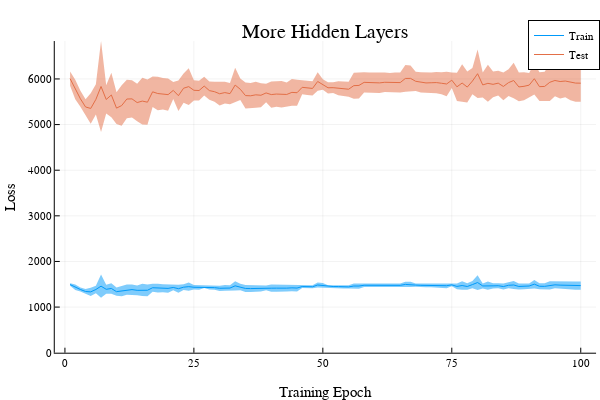

This figure's notebook cell:
### Markdown cell above
The error does not appreciably decrease after about 5 epochs, neither for the training data nor for the testing data. Additionally, the error is quite high for both. I think that lack of change in training error may mean that the model is not sufficiently complex to capture the relationship between the features of the game state. Let's try to add some more hidden layers.

### Code cell
if CONFIG["neural-networks"]["run-experiments"]
    
    run_times["neural-net-training"]["more-hidden-layers"] = @elapsed begin
        Random.seed!(42)
        
        nn_model = Chain(
            Dense(18 => 17, relu),
            Dense(17 => 15, relu),
            Dense(15 => 13, relu),
            Dense(13 => 11),
            softmax
        )
        
        training_log["neural-net"]["more-hidden-layers"] = cross_validate_nn(
            nn_model,
            general_training_states,
            general_training_strategies;
            cv_folds=5,
            epochs=100,
            optimizer=Flux.Adam(0.01),
            loss_metric=Flux.crossentropy
        )
                
    end
    save_training_log()
    save_run_times()
end

println("""Run time: $(round(run_times["neural-net-training"]["more-hidden-layers"]/60,digits=2)) min""")
plot_nn_cv_curves(training_log["neural-net"]["more-hidden-layers"];title="More Hidden Layers")

### Figure 1 — Plotly figure (JSON) as saved in the notebook; plotly's stock layout.template omitted (floating-point values rounded to 4 significant figures; data arrays with more than 128 entries replaced by an {"elided": "..."} marker saying what was removed)
{"data": [{"colorbar": {"title": ""}, "fill": "tozeroy", "fillcolor": "rgba(0, 154, 250, 0.500)", "legendgroup": "Train", "line": {"color": "rgba(0, 154, 250, 1.000)", "dash": "solid", "shape": "linear", "width": 0}, "mode": "lines", "name": "Train", "showlegend": false, "type": "scatter", "x": {"elided": "200 int values"}, "xaxis": "x", "y": {"elided": "200 float values"}, "yaxis": "y", "zmax": null, "zmin": null}, {"colorbar": {"title": ""}, "fillrange": {"elided": "2x100 float values"}, "legendgroup": "Train", "line": {"color": "rgba(0, 154, 250, 1.000)", "dash": "solid", "shape": "linear", "width": 1}, "mode": "lines", "name": "Train", "showlegend": true, "type": "scatter", "x": [1, 2, 3, 4, 5, 6, 7, 8, 9, 10, 11, 12, 13, 14, 15, 16, 17, 18, 19, 20, 21, 22, 23, 24, 25, 26, 27, 28, 29, 30, 31, 32, 33, 34, 35, 36, 37, 38, 39, 40, 41, 42, 43, 44, 45, 46, 47, 48, 49, 50, 51, 52, 53, 54, 55, 56, 57, 58, 59, 60, 61, 62, 63, 64, 65, 66, 67, 68, 69, 70, 71, 72, 73, 74, 75, 76, 77, 78, 79, 80, 81, 82, 83, 84, 85, 86, 87, 88, 89, 90, 91, 92, 93, 94, 95, 96, 97, 98, 99, 100], "xaxis": "x", "y": [1493.0, 1434.0, 1385.0, 1342.0, 1334.0, 1385.0, 1459.0, 1390.0, 1408.0, 1338.0, 1352.0, 1382.0, 1383.0, 1367.0, 1375.0, 1369.0, 1424.0, 1415.0, 1414.0, 1410.0, 1430.0, 1403.0, 1436.0, 1448.0, 1434.0, 1432.0, 1444.0, 1431.0, 1427.0, 1412.0, 1422.0, 1417.0, 1466.0, 1441.0, 1408.0, 1406.0, 1411.0, 1410.0, 1421.0, 1414.0, 1415.0, 1411.0, 1415.0, 1422.0, 1417.0, 1450.0, 1447.0, 1445.0, 1484.0, 1474.0, 1451.0, 1451.0, 1450.0, 1444.0, 1442.0, 1461.0, 1462.0, 1478.0, 1477.0, 1475.0, 1475.0, 1477.0, 1476.0, 1478.0, 1476.0, 1497.0, 1497.0, 1482.0, 1476.0, 1474.0, 1475.0, 1474.0, 1470.0, 1468.0, 1487.0, 1453.0, 1472.0, 1451.0, 1493.0, 1538.0, 1463.0, 1471.0, 1465.0, 1468.0, 1450.0, 1477.0, 1485.0, 1451.0, 1456.0, 1462.0, 1502.0, 1456.0, 1454.0, 1475.0, 1487.0, 1481.0, 1482.0, 1475.0, 1472.0, 1471.0], "yaxis": "y", "zmax": null, "zmin": null}, {"colorbar": {"title": ""}, "fill": "tozeroy", "fillcolor": "rgba(227, 111, 71, 0.500)", "legendgroup": "Test", "line": {"color": "rgba(227, 111, 71, 1.000)", "dash": "solid", "shape": "linear", "width": 0}, "mode": "lines", "name": "Test", "showlegend": false, "type": "scatter", "x": {"elided": "200 int values"}, "xaxis": "x", "y": {"elided": "200 float values"}, "yaxis": "y", "zmax": null, "zmin": null}, {"colorbar": {"title": ""}, "fillrange": {"elided": "2x100 float values"}, "legendgroup": "Test", "line": {"color": "rgba(227, 111, 71, 1.000)", "dash": "solid", "shape": "linear", "width": 1}, "mode": "lines", "name": "Test", "showlegend": true, "type": "scatter", "x": [1, 2, 3, 4, 5, 6, 7, 8, 9, 10, 11, 12, 13, 14, 15, 16, 17, 18, 19, 20, 21, 22, 23, 24, 25, 26, 27, 28, 29, 30, 31, 32, 33, 34, 35, 36, 37, 38, 39, 40, 41, 42, 43, 44, 45, 46, 47, 48, 49, 50, 51, 52, 53, 54, 55, 56, 57, 58, 59, 60, 61, 62, 63, 64, 65, 66, 67, 68, 69, 70, 71, 72, 73, 74, 75, 76, 77, 78, 79, 80, 81, 82, 83, 84, 85, 86, 87, 88, 89, 90, 91, 92, 93, 94, 95, 96, 97, 98, 99, 100], "xaxis": "x", "y": [6007.0, 5770.0, 5565.0, 5386.0, 5354.0, 5552.0, 5835.0, 5550.0, 5649.0, 5361.0, 5417.0, 5560.0, 5563.0, 5483.0, 5515.0, 5491.0, 5718.0, 5680.0, 5674.0, 5656.0, 5749.0, 5633.0, 5797.0, 5831.0, 5751.0, 5746.0, 5844.0, 5745.0, 5721.0, 5675.0, 5701.0, 5678.0, 5866.0, 5773.0, 5635.0, 5631.0, 5652.0, 5643.0, 5693.0, 5657.0, 5669.0, 5664.0, 5660.0, 5706.0, 5698.0, 5816.0, 5801.0, 5792.0, 5944.0, 5877.0, 5807.0, 5809.0, 5794.0, 5781.0, 5775.0, 5853.0, 5858.0, 5925.0, 5920.0, 5915.0, 5914.0, 5927.0, 5919.0, 5928.0, 5920.0, 6011.0, 6012.0, 5949.0, 5925.0, 5913.0, 5917.0, 5921.0, 5906.0, 5890.0, 5973.0, 5828.0, 5910.0, 5822.0, 5953.0, 6115.0, 5869.0, 5904.0, 5882.0, 5908.0, 5836.0, 5920.0, 5966.0, 5825.0, 5838.0, 5865.0, 6005.0, 5831.0, 5836.0, 5927.0, 5966.0, 5943.0, 5954.0, 5924.0, 5909.0, 5907.0], "yaxis": "y", "zmax": null, "zmin": null}], "layout": {"annotations": [{"font": {"color": "rgba(0, 0, 0, 1.000)", "family": "sans-serif", "size": 20}, "rotation": 0, "showarrow": false, "text": "More Hidden Layers", "x": 0.5424, "xanchor": "center", "xref": "paper", "y": 1, "yanchor": "top", "yref": "paper"}], "height": 400, "legend": {"bgcolor": "rgba(255, 255, 255, 1.000)", "bordercolor": "rgba(0, 0, 0, 1.000)", "borderwidth": 1, "font": {"color": "rgba(0, 0, 0, 1.000)", "family": "sans-serif", "size": 11}, "title": {"font": {"color": "rgba(0, 0, 0, 1.000)", "family": "sans-serif", "size": 15}, "text": ""}, "tracegroupgap": 0, "traceorder": "normal", "x": 1, "xanchor": "auto", "y": 1, "yanchor": "auto"}, "margin": {"b": 20, "l": 0, "r": 0, "t": 20}, "paper_bgcolor": "rgba(255, 255, 255, 1.000)", "plot_bgcolor": "rgba(255, 255, 255, 1.000)", "showlegend": true, "width": 600, "xaxis": {"anchor": "y", "domain": [0.09128, 0.9934], "gridcolor": "rgba(0, 0, 0, 0.100)", "gridwidth": 0.5, "linecolor": "rgba(0, 0, 0, 1.000)", "mirror": false, "range": [-1.97, 103.0], "showgrid": true, "showline": true, "showticklabels": true, "tickangle": 0, "tickcolor": "rgb(0, 0, 0)", "tickfont": {"color": "rgba(0, 0, 0, 1.000)", "family": "sans-serif", "size": 11}, "tickmode": "array", "ticks": "inside", "ticktext": ["0", "25", "50", "75", "100"], "tickvals": [0, 25, 50, 75, 100], "title": "Training Epoch", "titlefont": {"color": "rgba(0, 0, 0, 1.000)", "family": "sans-serif", "size": 15}, "type": "-", "visible": true, "zeroline": false, "zerolinecolor": "rgba(0, 0, 0, 1.000)"}, "yaxis": {"anchor": "x", "domain": [0.07581, 0.9415], "gridcolor": "rgba(0, 0, 0, 0.100)", "gridwidth": 0.5, "linecolor": "rgba(0, 0, 0, 1.000)", "mirror": false, "range": [0, 6831.0], "showgrid": true, "showline": true, "showticklabels": true, "tickangle": 0, "tickcolor": "rgb(0, 0, 0)", "tickfont": {"color": "rgba(0, 0, 0, 1.000)", "family": "sans-serif", "size": 11}, "tickmode": "array", "ticks": "inside", "ticktext": ["0", "1000", "2000", "3000", "4000", "5000", "6000"], "tickvals": [0, 1000, 2000, 3000, 4000, 5000, 6000], "title": "Loss", "titlefont": {"color": "rgba(0, 0, 0, 1.000)", "family": "sans-serif", "size": 15}, "type": "-", "visible": true, "zeroline": false, "zerolinecolor": "rgba(0, 0, 0, 1.000)"}}}
